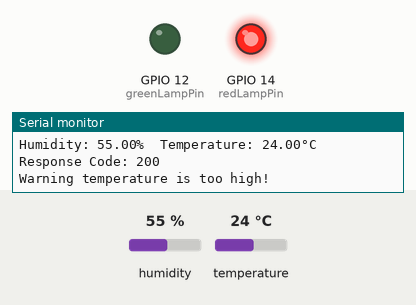
Simulated run of this sketch. Board: ESP8266 (NodeMCU). Shown: output pins drawn as LEDs (lit = HIGH), the last lines printed to the serial monitor. The test bench sets the inputs (shaded band); at power-on: temperature 24 °C, humidity 55 %. WiFi joins after 1.5 s; servers stay silent unless stated; uploads are accepted with an empty reply.

Above: at 3.2 s.
3.3 s: temperature set to 21 °C
6.2 s: temperature set to 18 °C
At 7.8 s:
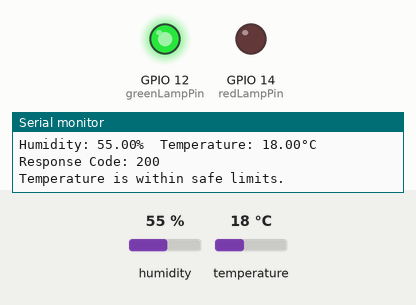
9.1 s: temperature set to 28 °C
At 11.7 s:
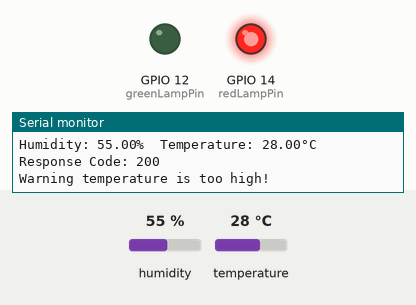
12.6 s: temperature set to 12 °C
At 14.3 s:
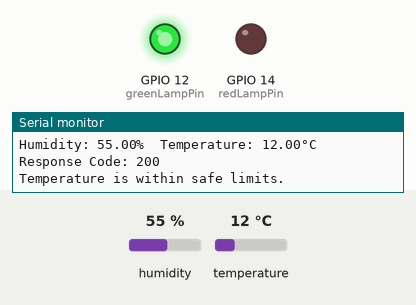
Timing chart, 0 to 15.8 s (numbered marks = the images above; inputs shaded):
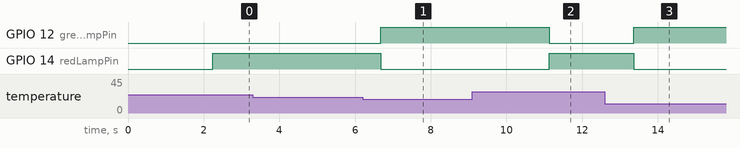

Measured:
- the behaviour switches between 20 and 19 °C on temperature (found by bisection; images 0 and 1)
- after the input at 6.2 s, GPIO 12 (greenLampPin): LOW → HIGH after 0.48 s; GPIO 14 (redLampPin): HIGH → LOW after 0.48 s
- after the input at 9.1 s, GPIO 12 (greenLampPin): HIGH → LOW after 2.0 s; GPIO 14 (redLampPin): LOW → HIGH after 2.0 s
- after the input at 12.6 s, GPIO 12 (greenLampPin): LOW → HIGH after 0.76 s; GPIO 14 (redLampPin): HIGH → LOW after 0.76 s

The sketch:

Arduino.ino
```cpp
#include <ESP8266WiFi.h>
#include <ESP8266HTTPClient.h>
#include <ArduinoJson.h>
#include <DHT.h>

// WiFi credentials
const char* ssid     = "BS14-STUDENTS-BYOD";
const char* password = "322984238";

// Pin configuration
const int DHTPin = 2;  // GPIO2
const int redLampPin = 14;  // GPIO14
const int greenLampPin = 12;

bool IsConnectedToWifi;  // GPIO12

// Initialize DHT sensor
#define DHTTYPE DHT11   // DHT 11
DHT dht(DHTPin, DHTTYPE);

void setup() {
  Serial.begin(115200);
  delay(10);

  dht.begin();
  pinMode(redLampPin, OUTPUT);
  pinMode(greenLampPin, OUTPUT);

  connectToWiFi();
}

void loop() {
  if(IsConnectedToWifi) readDHTSensorAndSendData();
  delay(2000);
}

void connectToWiFi() {
  Serial.println("Connecting to WiFi...");
  WiFi.begin(ssid, password);

  while (WiFi.status() != WL_CONNECTED) {
    delay(1000);
    Serial.print("Waiting for connection");
  }

  IsConnectedToWifi = true;
  Serial.println("\nConnected to WiFi");
}

void sendRequestToSteam() {
  BearSSL::WiFiClientSecure client;
  client.setInsecure();

  HTTPClient https;
  https.begin(client, "https://super-sopapillas-4b452b.netlify.app/.netlify/functions/api/firebase-status");
  int httpCode = https.GET();
  Serial.print("HTTP Response Code: ");
  Serial.println(httpCode);

  if (httpCode > 0) { //Check the returning code
    String payload = https.getString(); //Get the request response payload
    Serial.println(httpCode); //Print the response payload
  }

  https.end();
}

void readDHTSensorAndSendData() {
  float h = dht.readHumidity();
  float t = dht.readTemperature();

  if (isnan(h) || isnan(t)) {
    Serial.println(F("Failed to read from DHT sensor!"));
    return;
  }

  Serial.print(F("Humidity: "));
  Serial.print(h);
  Serial.print(F("%  Temperature: "));
  Serial.print(t);
  Serial.println(F("°C "));

  if (WiFi.status() == WL_CONNECTED) {

     BearSSL::WiFiClientSecure client;
    client.setInsecure();

    HTTPClient https;
    https.begin(client, "https://super-sopapillas-4b452b.netlify.app/.netlify/functions/api/temperatures"); //Specify the URL
    https.addHeader("Content-Type", "application/json");

    StaticJsonDocument<200> doc;
    doc["temperature"] = t;
    doc["humidity"] = h;
    String requestBody;
    serializeJson(doc, requestBody);

    int httpCode = https.POST(requestBody); //Send the request
    String payload = https.getString(); //Get the response payload

    if(httpCode > 0) {
        String payload = https.getString(); //Get the response payload
        Serial.print("Response Code: ");
        Serial.println(httpCode);   // Print HTTP return code
        Serial.println(payload);    // Print request response payload
    } else {
        Serial.print("Error on sending POST: ");
        Serial.println(https.errorToString(httpCode));
    }
      // Print request response payload

    https.end();  //Close connection
  } else {
    Serial.println("Not connected to WiFi");
  }

  if (t >= 20) {
    digitalWrite(redLampPin, HIGH);
    digitalWrite(greenLampPin, LOW);
    Serial.println(F("Warning temperature is too high!"));
  } else {
    digitalWrite(redLampPin, LOW);
    digitalWrite(greenLampPin, HIGH);
    Serial.println(F("Temperature is within safe limits."));
  }
}
```
